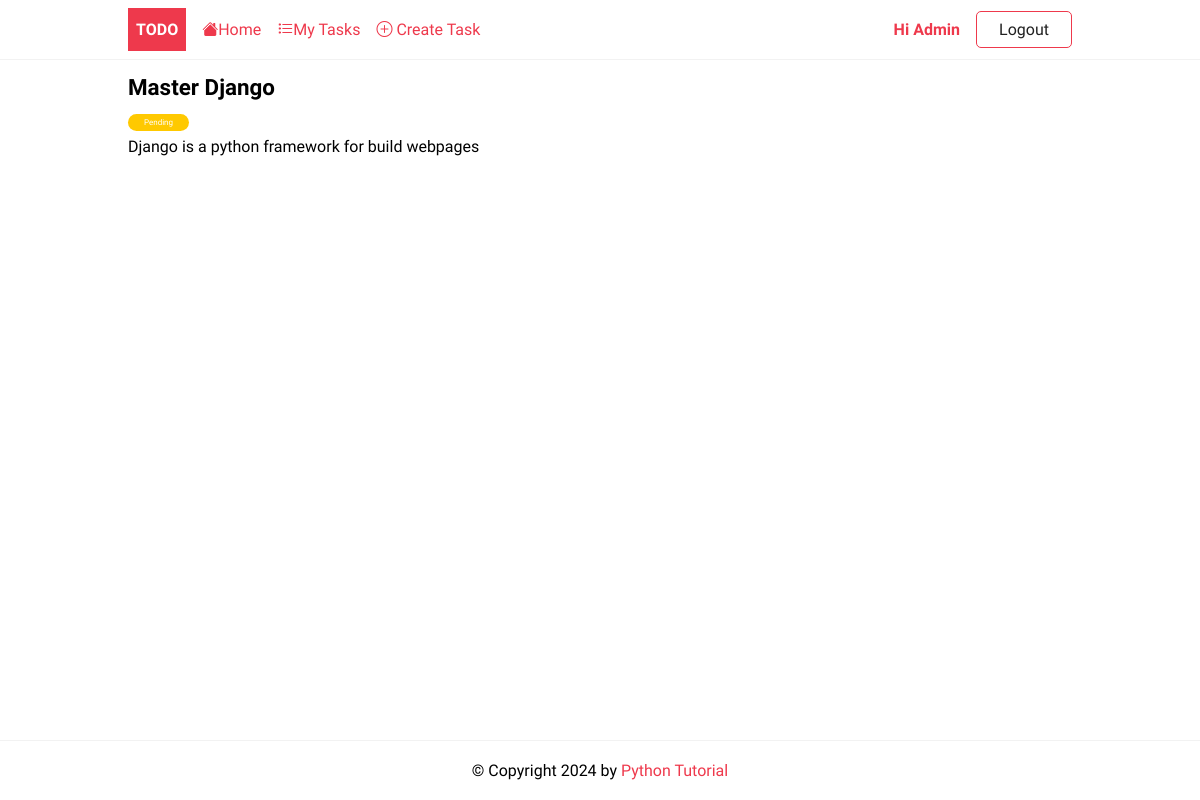
The page /task/2/ (signed in) on the database its author committed.
### todo/models.py (models this page shows, shortened)
class Task(models.Model):
    title = models.CharField(max_length=255)
    description = models.CharField( max_length=255 , null=True , blank=True)
    complated = models.BooleanField(default = False)
    created_at = models.DateTimeField(auto_now_add=True)
    user = models.ForeignKey(User,on_delete=models.CASCADE,null=True,blank=True)
    class Meta:
        ordering = ['complated']

### todo/views.py (the view)
# urls.py: path('task/<int:pk>/', TaskDetail.as_view(),name='task'),
class TaskDetail(LoginRequiredMixin,DetailView):
    model = Task
    context_object_name = 'task'

### todo/templates/todo/task_detail.html
{% extends 'base.html' %}
{% block content %}
    <article class="task">
        <header>
            <h2>{{task.title}}</h2>
            <span class="badge {% if task.completed %}badge-completed{% else %}badge-pending{% endif %}">{% if task.completed %}Completed{% else %}Pending{% endif %}</span>
        </header>
        <p>{{task.description}}</p>
    </article>
{% endblock content %}

### templates/base.html (shortened to what this page needs)
{% load static %}
<!DOCTYPE html>
<html lang="en">
<head>
    <link rel="stylesheet" href="{% static 'css/style.css' %}">
</head>
<body>
    <header class="header">
        <div class="container">
            <a href="{% url 'home' %}" class="logo">Todo</a>
            <nav class="nav">
                <a href="{% url 'home' %}"><i class="bi bi-house-fill"></i>Home</a>
                    {% if request.user.is_authenticated %}
                        <a href="{% url 'tasks' %}"><i class="bi bi-list-task"></i>My Tasks</a>
                        <a href="{% url 'task-create' %}"><i class="bi bi-plus-circle"></i> Create Task</a>
                        <a href="{% url 'profile' %}" title="Update my profile">Hi {{request.user | title}}</a>
                        <a href="{% url 'logout' %}" class=" btn btn-outline">Logout</a>
                    {% else %}
                            <a href="{% url 'login' %}" class="btn btn-outline">Login</a>
                        <a href="{% url 'signup' %}" class="btn btn-primary">Join Now</a>
                    {% endif %}
            </nav>
        </div>
    </header>
    <main>
        <div class="container">
            {% block content %}
            {% endblock content %}
        </div>
    </main>
    <footer class="footer">
        <div class="container">
            <p>&copy; Copyright {% now "Y" %} by <a href="https://www.pythontutorial.net">Python Tutorial</a></p>
        </div>
    </footer>
</body>
</html>

### static/css/style.css (style rules this page uses)
:root { --color-primary: #ee394c; --color-secondary: #86b7fe; --color-light: #f2f2f2; --color-gray: #ced4da; --color-dark: #212121; --color-white: #ffffff; --color-error: #e2442f; --color-warning: #ffc900; --color-info: #02a2b9; --color-success: #1ba345; --color-input: #00d1b2; --border-radius: 5px; }
* { margin: 0; padding: 0; box-sizing: border-box; text-rendering: optimizeLegibility; }
html, body { height: 100%; }
body { font-family: 'Dosis', sans-serif; font-size: 1rem; line-height: 1.7; display: flex; flex-direction: column; }
h2 { font-size: 1.4rem; }
a { color: var(--color-primary); text-decoration: none; }
.container { max-width: 960px; margin: 0 auto; padding: 0.5rem; }
.header { border-bottom: solid 1px var(--color-light); }
.header .container { display: flex; align-items: center; gap:1rem; }
.nav { display:flex; gap:1rem; align-items: center; justify-content: center; flex-basis: 100%; }
.nav a:nth-last-child(2) { margin-left: auto; font-weight: bold; }
.logo { padding: 0.5rem; background-color: var(--color-primary); text-decoration: none; color: var(--color-white); font-weight: bold; text-transform: uppercase; }
.task { margin-bottom: auto; }
.badge { font-size: 0.5rem; padding: 0.25rem 1rem; color: var(--color-white); border-radius: 2rem; align-self: flex-start; }
.badge-pending { background-color: var(--color-warning); }
.footer p { text-align: center; }
.footer { margin-top: auto; padding: 0.5rem 0; border-top: solid 1px var(--color-light); }
.btn { padding: 0.25rem 0.75rem; border-radius: var(--border-radius); background-color: var(--color-white); border: solid 1px var(--color-white); color: var(--color-dark); cursor: pointer; text-decoration: none; font-size: 1rem; min-width: 6rem; text-align: center; }
.btn-outline { border: solid 1px var(--color-primary); }

### rows shown on the page
Task: title "Master Django", description "Django is a python framework for build webpages"

### other values the page prints
{{ request.user | title }} "Admin"
